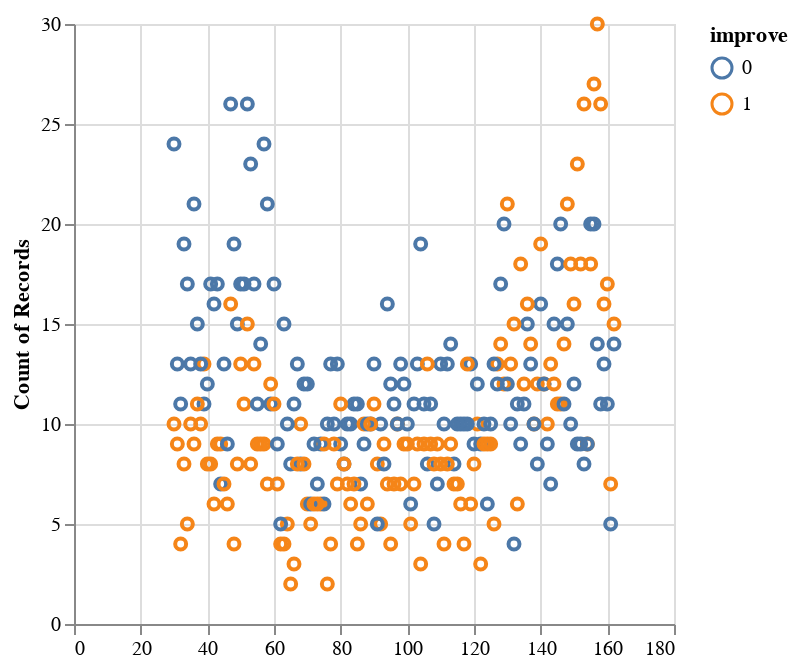

The notebook cell saved with this chart:
### Markdown cell above
Now, comparing the parameters we expect to use to create our model with the improved label, we can see a couple of important observations. The comparison between the number of games and improvement is interesting since players who outperform themselves tend to keep on the game for longer or even put on more games, so one can be causing the other. The weight category does not seem to affect the improvement since most of the players are in the same range. The same thing happened with teamID_encoded. Another point about weight is that, most likely, most players don't fluctuate their weight significantly over the years, so it is unlikely it will affect the probability of their improving.

### Code cell
dropdown = alt.binding_select(
    options=['G_batting', 'age_of_player', 'years_of_play','weight','teamID_encoded'],
    name='X-axis column '
)
xcol_param = alt.param(
    value='G_batting',
    bind=dropdown
)

alt.Chart(train).mark_point().encode(
    x=alt.X('x:Q').title(''),
    y='count(playerID)',
    color='improve:N',
    tooltip='count(playerID)'
).transform_calculate(
    x=f'datum[{xcol_param.name}]'
).add_params(
    xcol_param
)

### Figure 1 — Vega-Lite specification as saved in the notebook (floating-point values rounded to 4 significant figures; data arrays with more than 128 entries replaced by an {"elided": "..."} marker saying what was removed)
{"config": {"view": {"continuousWidth": 300, "continuousHeight": 300}}, "data": {"name": "data-d7ff3f21a4d29817e829c3e279f42029"}, "mark": {"type": "point"}, "encoding": {"color": {"field": "improve", "type": "nominal"}, "tooltip": {"aggregate": "count", "field": "playerID", "type": "nominal"}, "x": {"field": "x", "title": "", "type": "quantitative"}, "y": {"aggregate": "count", "field": "playerID", "type": "nominal"}}, "params": [{"name": "param_1", "bind": {"input": "select", "options": ["G_batting", "age_of_player", "years_of_play", "weight", "teamID_encoded"], "name": "X-axis column "}, "value": "G_batting"}], "transform": [{"calculate": "datum[param_1]", "as": "x"}], "$schema": "https://vega.github.io/schema/vega-lite/v5.17.0.json", "datasets": {"data-d7ff3f21a4d29817e829c3e279f42029": {"elided": "2938 records"}}}
